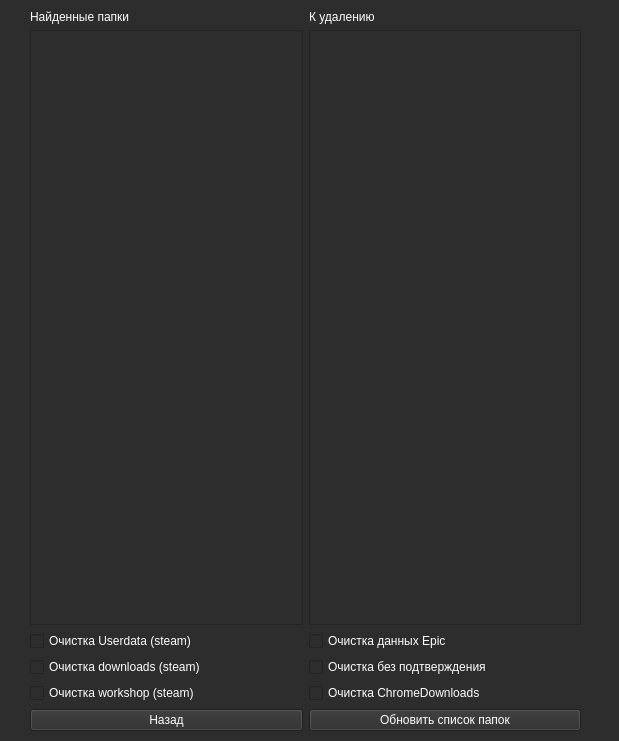
<?xml version="1.0" encoding="UTF-8"?>
<ui version="4.0">
 <class>Settings</class>
 <widget class="QMainWindow" name="Settings">
  <property name="geometry">
   <rect>
    <x>0</x>
    <y>0</y>
    <width>619</width>
    <height>741</height>
   </rect>
  </property>
  <property name="windowTitle">
   <string>Настройки</string>
  </property>
  <property name="windowIcon">
   <iconset theme="system-run">
    <normaloff>.</normaloff>.</iconset>
  </property>
  <property name="styleSheet">
   <string notr="true">background-color: rgb(45, 45, 45);
color: white;</string>
  </property>
  <widget class="QWidget" name="centralwidget">
   <widget class="QWidget" name="gridLayoutWidget">
    <property name="geometry">
     <rect>
      <x>10</x>
      <y>10</y>
      <width>591</width>
      <height>721</height>
     </rect>
    </property>
    <layout class="QGridLayout" name="gridLayout">
     <property name="leftMargin">
      <number>20</number>
     </property>
     <property name="rightMargin">
      <number>20</number>
     </property>
     <item row="6" column="1">
      <widget class="QPushButton" name="back_btn">
       <property name="text">
        <string>Назад</string>
       </property>
      </widget>
     </item>
     <item row="2" column="1">
      <widget class="QCheckBox" name="clear_userdata_check">
       <property name="text">
        <string>Очистка Userdata (steam)</string>
       </property>
      </widget>
     </item>
     <item row="1" column="1">
      <widget class="QListWidget" name="find_list">
       <property name="tabKeyNavigation">
        <bool>false</bool>
       </property>
       <property name="dragEnabled">
        <bool>true</bool>
       </property>
       <property name="dragDropMode">
        <enum>QAbstractItemView::DragDrop</enum>
       </property>
       <property name="defaultDropAction">
        <enum>Qt::MoveAction</enum>
       </property>
       <property name="sortingEnabled">
        <bool>true</bool>
       </property>
      </widget>
     </item>
     <item row="3" column="1">
      <widget class="QCheckBox" name="clear_downloads_check">
       <property name="text">
        <string>Очистка downloads (steam)</string>
       </property>
      </widget>
     </item>
     <item row="3" column="2">
      <widget class="QCheckBox" name="autoaccept_check">
       <property name="text">
        <string>Очистка без подтверждения</string>
       </property>
      </widget>
     </item>
     <item row="0" column="1">
      <widget class="QLabel" name="label">
       <property name="text">
        <string>Найденные папки</string>
       </property>
      </widget>
     </item>
     <item row="2" column="2">
      <widget class="QCheckBox" name="clear_epic_check">
       <property name="text">
        <string>Очистка данных Epic</string>
       </property>
      </widget>
     </item>
     <item row="0" column="2">
      <widget class="QLabel" name="label_2">
       <property name="text">
        <string>К удалению</string>
       </property>
      </widget>
     </item>
     <item row="1" column="2">
      <widget class="QListWidget" name="list_for_del">
       <property name="dragEnabled">
        <bool>true</bool>
       </property>
       <property name="dragDropMode">
        <enum>QAbstractItemView::DragDrop</enum>
       </property>
       <property name="defaultDropAction">
        <enum>Qt::MoveAction</enum>
       </property>
       <property name="sortingEnabled">
        <bool>true</bool>
       </property>
      </widget>
     </item>
     <item row="4" column="1">
      <widget class="QCheckBox" name="clear_workshop_check">
       <property name="text">
        <string>Очистка workshop (steam)</string>
       </property>
      </widget>
     </item>
     <item row="4" column="2">
      <widget class="QCheckBox" name="clear_chrome_check">
       <property name="text">
        <string>Очистка ChromeDownloads</string>
       </property>
      </widget>
     </item>
     <item row="6" column="2">
      <widget class="QPushButton" name="update_dir_list">
       <property name="text">
        <string>Обновить список папок</string>
       </property>
      </widget>
     </item>
    </layout>
   </widget>
  </widget>
 </widget>
 <resources/>
 <connections/>
</ui>
